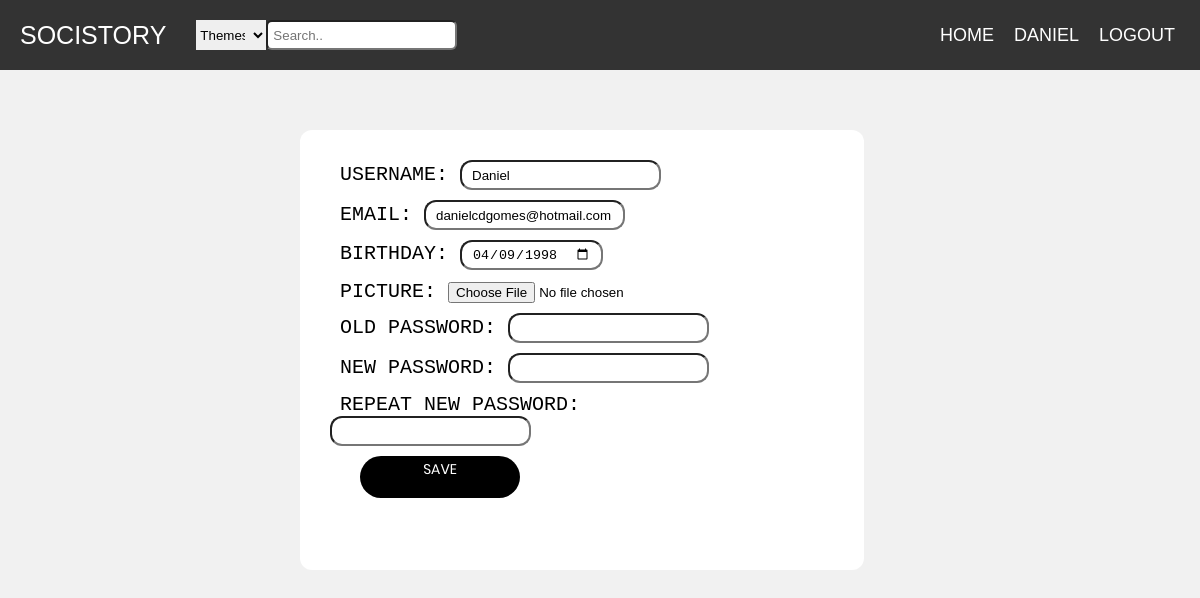
Page /pages/editProfile.php (signed in) on the committed database.
### tables this page shows
CREATE TABLE users(
  username VARCHAR PRIMARY KEY,
  email VARCHAR UNIQUE,
  password VARCHAR(254) NOT NULL,
  salt VARCHAR(32) NOT NULL,
  birthday DATE,
  img VARCHAR
);

### database/db_comments.php (called while the page is built, shortened)
<?php
    function getUsernameInfo($username){
    $db = Database::instance()->db();
    $stmt = $db->prepare('SELECT *, rowid FROM users where username = ?');
    $stmt->execute(array($username));
    return $stmt->fetch();
    }
?>

### pages/editProfile.php (the view, shortened to what this page needs)
<?php
include_once('../templates/common.php');
include_once('../database/db_comments.php');
    $info = getUsernameInfo($_SESSION['username']);
    ?>
 <link rel="stylesheet" href="../css/profilePage.css">
<section id="profile">
    <div class="container-box">
        <div class="banner_inner d-flex align-items-center">
            <form action="../actions/editProfile.php" method="post" enctype="multipart/form-data">
        <div class="username-block">
            <label for="name">Username: </label>
            <input name="name" type="text" value="<?=$info['username']?>"> <br>
        </div>
        <div class="email-block">
            <label for="email">Email: </label>
            <input name="email" type="email" value="<?=$info['email']?>"> <br>
        </div>
        <div class="birth-block">
            <label for="birth">Birthday: </label>
            <input name="birthday" type="date" value="<?=$info['birthday']?>"><br>
        </div>
        <div class="pic-block" >
            <label for="photo">Picture: </label>
            <input name="photo" type="file" value="<?=$info['img']?>"><br>
        </div>
        <div class="oldpass-block" >
            <label for="old"> Old Password: </label>
            <input name="oldpass" type="password"> <br>
        </div>
        <div class="password-block" >
            <label for="new"> New Password: </label>
            <input id="newPassword" name="newpass" type="password"> <br>
        </div>
        <div class="rpassword-block">
            <label for="repeatnew"> Repeat New Password: </label>
            <input id="rpassword" name="repeatnewpass" type="password"> <br>
        </div>
            <button id="save"type="submit">Save</button>
            </form>
        </div>
    </div>
</section>

### css/common.css (style rules this page uses)
* { box-sizing: border-box; }
body { margin: 0; font-family: Poppins, sans-serif; }

### css/mainPage.css (style rules this page uses)
body { font-family: Poppins-Regular, sans-serif; }
body { margin: 0; padding: 0; font-family: Raleway; text-transform: uppercase; font-size: 11px; }

### css/profilePage.css (style rules this page uses)
html, body, .sidebar, .content-posts { height: 100%; }
body { font-size: 16px; font-family: Poppins, sans-serif; font-weight: normal; background-color: #f1f1f1; }
section#profile { position: relative; z-index: 1; margin-bottom: 200px; }
.container-box { border-radius: 12px; position: relative; background: #fff; padding: 30px; height:55%; width:47%; margin-left:25%; margin-top:5%; justify-content: center; }
.container-box form div { margin-bottom: 10px; }
.banner_inner.d-flex.align-items-center { position: relative; width: 80%; align-items: center !important; justify-content: space-between; }
.d-flex { display: flex !important; }
form { width: 100%; font-size: x-large; font-family: monospace; display: flex; justify-content: space-between; }
.container-box form { width: 100%; font-size: x-large; font-family: monospace; display: flex; flex-direction: column; justify-content: space-between; }
input[type="text"] { height: 30px; border-radius: 12px; padding: 10px; }
input[type="date"] { height: 30px; border-radius: 12px; padding: 10px; }
input[type="password"] { height: 30px; border-radius: 12px; padding: 10px; }
input[type="email"] { height: 30px; border-radius: 12px; padding: 10px; }
label { margin-bottom: 10px; margin-left: 10px; }
button { width: 50px; display: flex; justify-content: center; padding: 0 20px; min-width: 160px; height: 42px; background-color: black; border-radius: 21px; font-size: 14px; color: #fff; font-family: Poppins-Regular; line-height: 1.2; text-transform: uppercase; padding-top: 5px; border: none; margin-left: 30px; }

### rows in the picture
users: name "Daniel", email "danielcdgomes@hotmail.com", birthday "04/09/1998"

### other values in the picture
$username "DANIEL"
